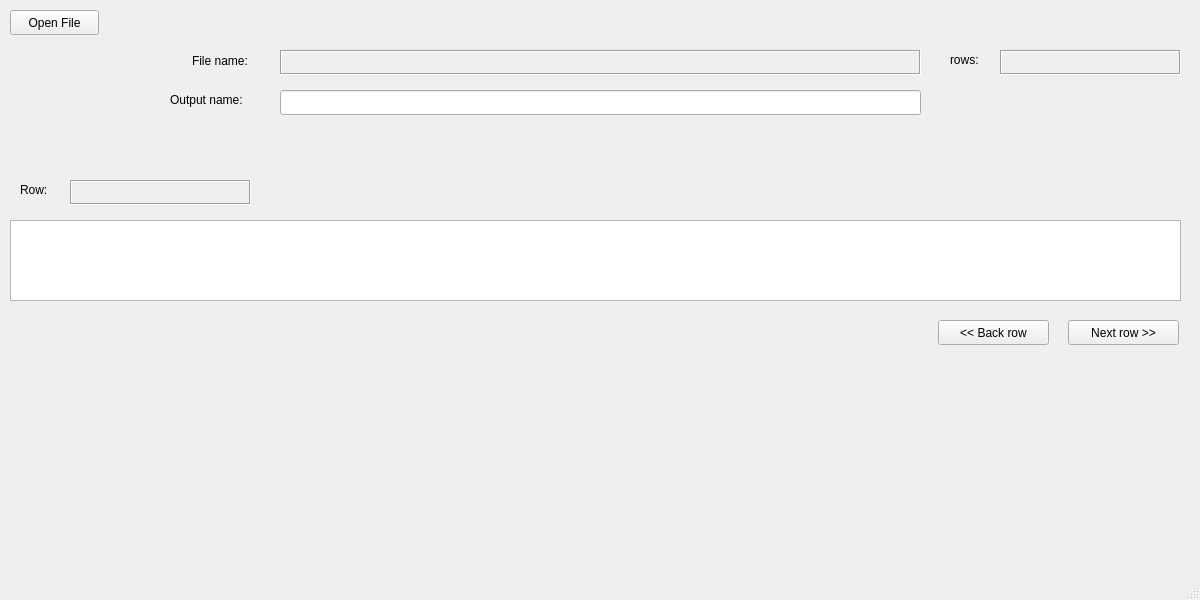
<?xml version="1.0" encoding="UTF-8"?>
<ui version="4.0">
 <class>MainWindow</class>
 <widget class="QMainWindow" name="MainWindow">
  <property name="geometry">
   <rect>
    <x>0</x>
    <y>0</y>
    <width>1200</width>
    <height>600</height>
   </rect>
  </property>
  <property name="windowTitle">
   <string>fix-csv</string>
  </property>
  <widget class="QWidget" name="centralwidget">
   <widget class="QPushButton" name="btn_open_file">
    <property name="geometry">
     <rect>
      <x>10</x>
      <y>10</y>
      <width>89</width>
      <height>25</height>
     </rect>
    </property>
    <property name="text">
     <string>Open File</string>
    </property>
   </widget>
   <widget class="QLineEdit" name="txt_out_filename">
    <property name="geometry">
     <rect>
      <x>280</x>
      <y>90</y>
      <width>641</width>
      <height>25</height>
     </rect>
    </property>
   </widget>
   <widget class="QLabel" name="label_fname">
    <property name="geometry">
     <rect>
      <x>192</x>
      <y>51</y>
      <width>71</width>
      <height>20</height>
     </rect>
    </property>
    <property name="text">
     <string>File name:</string>
    </property>
   </widget>
   <widget class="QLabel" name="label_out_fname">
    <property name="geometry">
     <rect>
      <x>170</x>
      <y>90</y>
      <width>101</width>
      <height>20</height>
     </rect>
    </property>
    <property name="text">
     <string>Output name:</string>
    </property>
   </widget>
   <widget class="QLabel" name="label_rows_qtt">
    <property name="geometry">
     <rect>
      <x>950</x>
      <y>50</y>
      <width>41</width>
      <height>20</height>
     </rect>
    </property>
    <property name="text">
     <string>rows:</string>
    </property>
   </widget>
   <widget class="QTextEdit" name="txt_raw_row">
    <property name="enabled">
     <bool>true</bool>
    </property>
    <property name="geometry">
     <rect>
      <x>10</x>
      <y>220</y>
      <width>1171</width>
      <height>81</height>
     </rect>
    </property>
   </widget>
   <widget class="QLabel" name="label_row">
    <property name="geometry">
     <rect>
      <x>20</x>
      <y>180</y>
      <width>41</width>
      <height>20</height>
     </rect>
    </property>
    <property name="text">
     <string>Row:</string>
    </property>
   </widget>
   <widget class="QPushButton" name="btn_back_row">
    <property name="geometry">
     <rect>
      <x>938</x>
      <y>320</y>
      <width>111</width>
      <height>25</height>
     </rect>
    </property>
    <property name="text">
     <string>&lt;&lt; Back row</string>
    </property>
   </widget>
   <widget class="QPushButton" name="btn_next_row">
    <property name="geometry">
     <rect>
      <x>1068</x>
      <y>320</y>
      <width>111</width>
      <height>25</height>
     </rect>
    </property>
    <property name="text">
     <string>Next row &gt;&gt;</string>
    </property>
   </widget>
   <widget class="QLabel" name="txt_filename">
    <property name="geometry">
     <rect>
      <x>280</x>
      <y>50</y>
      <width>641</width>
      <height>25</height>
     </rect>
    </property>
    <property name="frameShape">
     <enum>QFrame::Box</enum>
    </property>
    <property name="frameShadow">
     <enum>QFrame::Sunken</enum>
    </property>
    <property name="text">
     <string/>
    </property>
   </widget>
   <widget class="QLabel" name="txt_filename_2">
    <property name="geometry">
     <rect>
      <x>1000</x>
      <y>50</y>
      <width>181</width>
      <height>25</height>
     </rect>
    </property>
    <property name="frameShape">
     <enum>QFrame::Box</enum>
    </property>
    <property name="frameShadow">
     <enum>QFrame::Sunken</enum>
    </property>
    <property name="text">
     <string/>
    </property>
   </widget>
   <widget class="QLabel" name="txt_current_row">
    <property name="geometry">
     <rect>
      <x>70</x>
      <y>180</y>
      <width>181</width>
      <height>25</height>
     </rect>
    </property>
    <property name="frameShape">
     <enum>QFrame::Box</enum>
    </property>
    <property name="frameShadow">
     <enum>QFrame::Sunken</enum>
    </property>
    <property name="text">
     <string/>
    </property>
   </widget>
  </widget>
  <widget class="QMenuBar" name="menubar">
   <property name="geometry">
    <rect>
     <x>0</x>
     <y>0</y>
     <width>1200</width>
     <height>22</height>
    </rect>
   </property>
  </widget>
  <widget class="QStatusBar" name="statusbar"/>
 </widget>
 <resources/>
 <connections/>
</ui>
